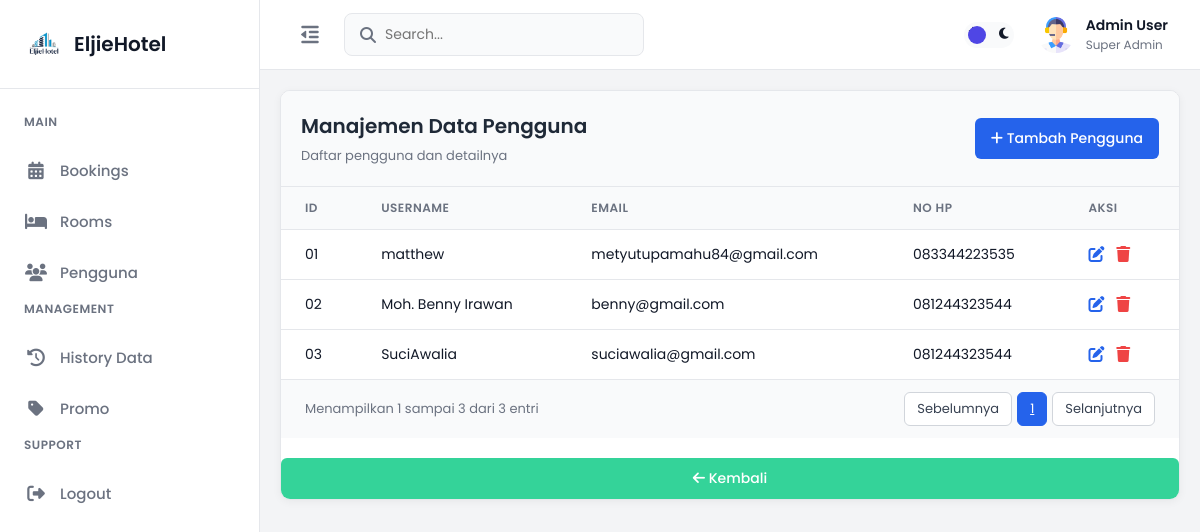
The page /pengguna.php on the database its author committed.
### tables this page shows
CREATE TABLE `tb_users` (
  `id_user` int NOT NULL,
  `username` varchar(50) NOT NULL,
  `password` varchar(225) NOT NULL,
  `email` varchar(100) NOT NULL,
  `no_hp` varchar(50) NOT NULL
);

### pengguna.php (the view, shortened to what this page needs)
<?php
include 'config/koneksi.php';
$perPage = 5;
$page = isset($_GET['page']) ? max(1, intval($_GET['page'])) : 1;
$offset = ($page - 1) * $perPage;
$totalQuery = mysqli_query($conn, "SELECT COUNT(*) AS total FROM tb_users");
$totalRows = mysqli_fetch_assoc($totalQuery)['total'];
$totalPages = ceil($totalRows / $perPage);
$sql = "SELECT * FROM tb_users ORDER BY id_user DESC LIMIT $offset, $perPage";
$query = mysqli_query($conn, $sql);
$counter = $offset + 1;
$range = 5;
$startPage = max(1, $page - floor($range / 2));
$endPage = min($totalPages, $startPage + $range - 1);
if ($endPage - $startPage + 1 < $range) {
    $startPage = max(1, $endPage - $range + 1);
}
?>
<?php include "header.php" ?>
<?php include "sidebar.php" ?>
<main class="main-content">
    <?php include "topnav.php"; ?>
    <div class="card-kucing">
        <div class="card-header-singa">
            <div>
                <h2>Manajemen Data Pengguna</h2>
                <p>Daftar pengguna dan detailnya</p>
            </div>
            <a href="tambah_pengguna.php" class="btn-add-gajah">
                <i class="fas fa-plus"></i> Tambah Pengguna
            </a>
        </div>
        <div class="card-body-panda">
            <table>
                <thead>
                    <tr>
                        <th>ID</th>
                        <th>Username</th>
                        <th>Email</th>
                        <th>No Hp</th>
                        <th>Aksi</th>
                    </tr>
                </thead>
                <tbody>
                    <?php while ($row = mysqli_fetch_assoc($query)): ?>
                        <tr>
                            <td><?= sprintf("%02d", $counter++); ?></td>
                            <td><?= htmlspecialchars($row['username']); ?></td>
                            <td><?= htmlspecialchars($row['email']); ?></td>
                            <td><?= htmlspecialchars($row['no_hp']); ?></td>
                            <td>
                                <a href="edit_pengguna.php?id=<?= $row['id_user']; ?>" class="btn-edit-beruang"><i class="fas fa-edit"></i></a>
                                <form action="hapus_pengguna.php" method="POST" style="display:inline;" onsubmit="return confirm('Yakin ingin menghapus pengguna ini?');">
                                    <button type="submit" class="btn-delete-kuda"><i class="fas fa-trash"></i></button>
                                </form>
                            </td>
                        </tr>
                    <?php endwhile; ?>
                </tbody>
            </table>
        </div>
        <div class="card-footer-burung">
            <div>
                Menampilkan <?= $offset + 1; ?> sampai <?= min($offset + $perPage, $totalRows); ?> dari <?= $totalRows; ?> entri
            </div>
            <div class="pagination-kucing">
                <?php if ($page > 1): ?>
                    <a href="?page=<?= $page - 1 ?>" class="btn-page-singa">Sebelumnya</a>
                <?php else: ?>
                    <button class="btn-page-singa disabled">Sebelumnya</button>
                <?php endif; ?>
                <?php for ($i = $startPage; $i <= $endPage; $i++): ?>
                    <a href="?page=<?= $i ?>" class="btn-page-singa <?= ($i == $page) ? 'active' : '' ?>"><?= $i ?></a>
                <?php endfor; ?>
                <?php if ($page < $totalPages): ?>
                    <a href="?page=<?= $page + 1 ?>" class="btn-page-singa">Selanjutnya</a>
                <?php else: ?>
                    <button class="btn-page-singa disabled">Selanjutnya</button>
                <?php endif; ?>
            </div>
        </div>
        <div class="card-footer-panda">
            <a href="dashboard.php">
                <button class="btn-back-panda">
                    <i class="fas fa-arrow-left"></i> Kembali
                </button>
            </a>
        </div>
    </div>
</main>

### assets/css/dashboard/style.css (style rules this page uses)
:root { --primary: #4f46e5; --primary-light: #6366f1; --secondary: #10b981; --danger: #ef4444; --warning: #f59e0b; --text-primary: #111827; --text-secondary: #6b7280; --bg-body: #f3f4f6; --bg-sidebar: #ffffff; --bg-card: #ffffff; --bg-input: #f9fafb; --border: #e5e7eb; --shadow: 0 1px 3px rgba(0, 0, 0, 0.1); --sidebar-width: 260px; --sidebar-width-collapsed: 80px; --header-height: 70px; }
* { margin: 0; padding: 0; box-sizing: border-box; font-family: "Poppins", Tahoma, Geneva, Verdana, sans-serif; }
.main-content { flex: 1; margin-left: var(--sidebar-width); transition: all 0.3s ease; }
table { width: 100%; border-collapse: collapse; }
th { padding: 1rem 1.5rem; text-align: left; font-size: 0.75rem; font-weight: 600; text-transform: uppercase; letter-spacing: 0.5px; color: var(--text-secondary); background-color: var(--bg-input); }
td { padding: 1rem 1.5rem; border-bottom: 1px solid var(--border); font-size: 0.875rem; color: var(--text-primary); }
tr:last-child td { border-bottom: none; }
.card-kucing { background: #fff; border: 1px solid #e5e7eb; border-radius: 10px; overflow: hidden; box-shadow: 0 2px 8px rgba(0, 0, 0, 0.05); margin: 20px; font-family: "Poppins", sans-serif; }
.card-header-singa { background: #f9fafb; padding: 20px; display: flex; justify-content: space-between; align-items: center; border-bottom: 1px solid #e5e7eb; }
.card-header-singa h2 { font-size: 20px; font-weight: 600; color: #1f2937; margin: 0; }
.card-header-singa a { text-decoration: none; }
.card-header-singa p { font-size: 13px; color: #6b7280; margin-top: 5px; }
.btn-add-gajah { background: #2563eb; color: white; padding: 10px 16px; font-size: 14px; font-weight: 500; border: none; border-radius: 6px; cursor: pointer; transition: background 0.3s; }
.card-body-panda { overflow-x: auto; }
table { width: 100%; border-collapse: collapse; font-size: 14px; }
thead { background: #f9fafb; }
th, td { text-align: left; padding: 12px 24px; border-bottom: 1px solid #e5e7eb; }
.btn-edit-beruang, .btn-delete-kuda { background: none; border: none; cursor: pointer; font-size: 16px; margin-right: 8px; }
.btn-edit-beruang { color: #2563eb; }
.btn-delete-kuda { color: var(--danger); }
.card-footer-burung { background: #f9fafb; padding: 12px 24px; display: flex; justify-content: space-between; align-items: center; border-top: 1px solid #e5e7eb; font-size: 13px; color: #6b7280; }
.pagination-kucing { display: flex; gap: 5px; }
.btn-page-singa { border: 1px solid #d1d5db; background: white; color: #374151; padding: 6px 12px; font-size: 13px; border-radius: 6px; cursor: pointer; }
.btn-page-singa.active { background: #2563eb; color: white; border-color: #2563eb; }
.btn-back-panda { background: #34d399; color: white; padding: 10px 16px; font-size: 14px; font-weight: 500; border: none; border-radius: 6px; cursor: pointer; transition: background 0.3s; width: 100%; margin-top: 20px; }

### rows shown on the page
tb_users: username "matthew", email "metyutupamahu84@gmail.com", no_hp "083344223535"
tb_users: username "Moh. Benny Irawan", email "benny@gmail.com", no_hp "081244323544"
tb_users: username "SuciAwalia", email "suciawalia@gmail.com", no_hp "081244323544"

### other values the page prints
$offset + 1 "1"
min($offset + $perPage, $totalRows) "3"
$totalRows "3"
